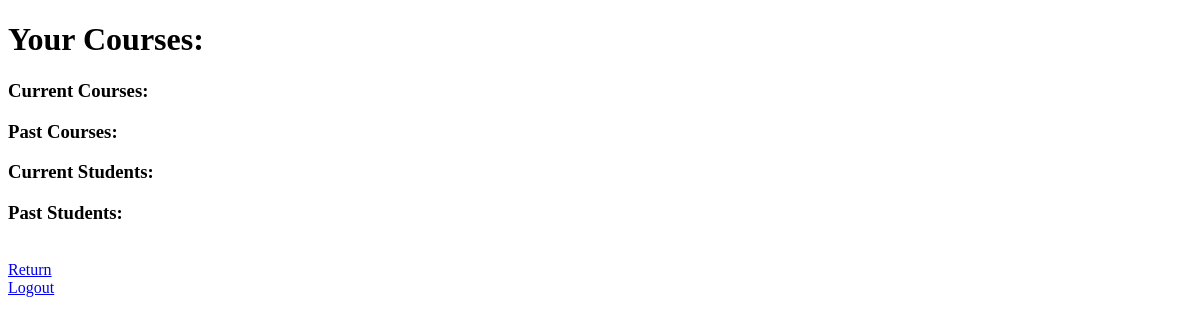
The page /courseRecord.php (signed in) on the database as committed earlier.
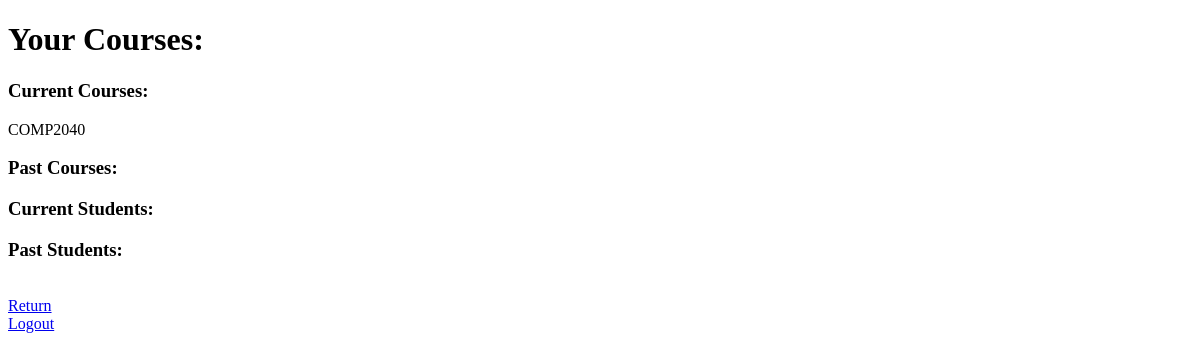
The same page on the database as committed later.
### tables this page shows
create table section
	(course_id		varchar(20),
	 section_id		varchar(10), 
	 semester		varchar(6)
			check (semester in ('Fall', 'Winter', 'Spring', 'Summer')), 
	 year			numeric(4,0) check (year > 1990 and year < 2100), 
	 instructor_id		varchar(10),
	 classroom_id   	varchar(8),
	 time_slot_id		varchar(8),	
	 primary key (course_id, section_id, semester, year),
	 foreign key (course_id) references course (course_id)
		on delete cascade,
	 foreign key (instructor_id) references instructor (instructor_id)
		on delete set null,
	 foreign key (time_slot_id) references time_slot(time_slot_id)
		on delete set null
	);

### courseRecord.php (the view, shortened to what this page needs)
<?php
require 'config.php';
if(!empty($_SESSION["email"])){
    $email = $_SESSION["email"];
    $instructorQuery = mysqli_query($connection, "SELECT * FROM instructor WHERE email = '$email'");
    $row = mysqli_fetch_assoc($instructorQuery);
    $currentId = $row["instructor_id"];
    $sql = "SELECT MAX(year) AS max_year, semester
        FROM section
        GROUP BY year
        ORDER BY year DESC, FIELD(semester, 'Spring', 'Summer', 'Fall', 'Winter')
        LIMIT 1";
    $result = mysqli_query($connection, $sql);
    $currRow = $result->fetch_assoc();
    $curSem = $currRow["semester"];
    $curYear = $currRow["max_year"];
    $currentQuery = mysqli_query($connection, "SELECT * FROM section WHERE instructor_id = '$currentId' AND semester = '$curSem' AND year = '$curYear'");
}
else {
    header("Location: index.php");
}
?>
<!DOCTYPE html>
<html>
    <head>
    </head>
    <body>
        <h1> Your Courses: </h1>
        <h3> Current Courses:  </h3>
        <?php
        while ($rslt = mysqli_fetch_array($currentQuery)){
            echo $rslt["course_id"] . "<br />";
        }
        ?>
        <h3> Past Courses:  </h3>
        <h3> Current Students: </h3>
        <h3> Past Students: </h3>
        <br/>
        <a href="instructIndex.php"> Return </a> <br>
        <a href="logout.php"> Logout </a> <br>
    </body>
</html>

Rows that differ between the two databases and show on the page:
now on this page (row edited): section: course "COMP2040"
